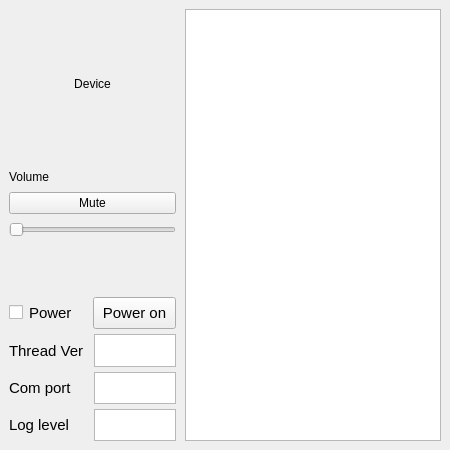
<?xml version="1.0" encoding="UTF-8"?>
<ui version="4.0">
 <class>MainWindow</class>
 <widget class="QMainWindow" name="MainWindow">
  <property name="geometry">
   <rect>
    <x>0</x>
    <y>0</y>
    <width>450</width>
    <height>450</height>
   </rect>
  </property>
  <property name="windowTitle">
   <string>MainWindow</string>
  </property>
  <widget class="QWidget" name="centralwidget">
   <layout class="QGridLayout" name="gridLayout" rowstretch="0" columnstretch="0">
    <property name="leftMargin">
     <number>0</number>
    </property>
    <property name="topMargin">
     <number>0</number>
    </property>
    <property name="rightMargin">
     <number>0</number>
    </property>
    <property name="bottomMargin">
     <number>0</number>
    </property>
    <property name="horizontalSpacing">
     <number>9</number>
    </property>
    <item row="0" column="0">
     <layout class="QHBoxLayout" name="horizontalLayout" stretch="2,0">
      <property name="spacing">
       <number>9</number>
      </property>
      <property name="leftMargin">
       <number>9</number>
      </property>
      <property name="topMargin">
       <number>9</number>
      </property>
      <property name="rightMargin">
       <number>9</number>
      </property>
      <property name="bottomMargin">
       <number>9</number>
      </property>
      <item>
       <layout class="QVBoxLayout" name="verticalLayout_3" stretch="2,1">
        <property name="spacing">
         <number>1</number>
        </property>
        <property name="leftMargin">
         <number>0</number>
        </property>
        <property name="topMargin">
         <number>0</number>
        </property>
        <property name="rightMargin">
         <number>0</number>
        </property>
        <item>
         <widget class="QStackedWidget" name="stackedWidget">
          <property name="currentIndex">
           <number>1</number>
          </property>
          <widget class="QWidget" name="page">
           <layout class="QVBoxLayout" name="verticalLayout_2">
            <property name="spacing">
             <number>6</number>
            </property>
            <property name="leftMargin">
             <number>0</number>
            </property>
            <property name="topMargin">
             <number>0</number>
            </property>
            <property name="rightMargin">
             <number>0</number>
            </property>
            <property name="bottomMargin">
             <number>6</number>
            </property>
            <item>
             <layout class="QVBoxLayout" name="verticalLayout" stretch="1">
              <item>
               <layout class="QVBoxLayout" name="verticalLayout_5" stretch="0,1,0,1">
                <item>
                 <widget class="QLabel" name="QRcode">
                  <property name="minimumSize">
                   <size>
                    <width>150</width>
                    <height>150</height>
                   </size>
                  </property>
                  <property name="autoFillBackground">
                   <bool>true</bool>
                  </property>
                  <property name="text">
                   <string>QR</string>
                  </property>
                  <property name="alignment">
                   <set>Qt::AlignCenter</set>
                  </property>
                 </widget>
                </item>
                <item>
                 <widget class="QLabel" name="labelParingCode">
                  <property name="text">
                   <string>Paring Code</string>
                  </property>
                 </widget>
                </item>
                <item>
                 <widget class="QPlainTextEdit" name="plainTextEditPairingCode">
                  <property name="sizePolicy">
                   <sizepolicy hsizetype="Preferred" vsizetype="Preferred">
                    <horstretch>0</horstretch>
                    <verstretch>0</verstretch>
                   </sizepolicy>
                  </property>
                  <property name="maximumSize">
                   <size>
                    <width>16777215</width>
                    <height>34</height>
                   </size>
                  </property>
                 </widget>
                </item>
                <item>
                 <widget class="QProgressBar" name="progressBar">
                  <property name="sizePolicy">
                   <sizepolicy hsizetype="Preferred" vsizetype="Fixed">
                    <horstretch>0</horstretch>
                    <verstretch>0</verstretch>
                   </sizepolicy>
                  </property>
                  <property name="value">
                   <number>24</number>
                  </property>
                 </widget>
                </item>
               </layout>
              </item>
             </layout>
            </item>
           </layout>
          </widget>
          <widget class="QWidget" name="page_2">
           <layout class="QVBoxLayout" name="verticalLayout_8">
            <property name="spacing">
             <number>0</number>
            </property>
            <property name="leftMargin">
             <number>0</number>
            </property>
            <property name="topMargin">
             <number>0</number>
            </property>
            <property name="rightMargin">
             <number>0</number>
            </property>
            <property name="bottomMargin">
             <number>0</number>
            </property>
            <item>
             <layout class="QVBoxLayout" name="verticalLayout_7" stretch="5,2,2">
              <property name="spacing">
               <number>12</number>
              </property>
              <property name="bottomMargin">
               <number>0</number>
              </property>
              <item>
               <layout class="QVBoxLayout" name="verticalLayout_9" stretch="2">
                <property name="bottomMargin">
                 <number>0</number>
                </property>
                <item>
                 <widget class="QLabel" name="labelDevicePicture">
                  <property name="sizePolicy">
                   <sizepolicy hsizetype="Preferred" vsizetype="Preferred">
                    <horstretch>0</horstretch>
                    <verstretch>0</verstretch>
                   </sizepolicy>
                  </property>
                  <property name="minimumSize">
                   <size>
                    <width>0</width>
                    <height>0</height>
                   </size>
                  </property>
                  <property name="frameShape">
                   <enum>QFrame::NoFrame</enum>
                  </property>
                  <property name="text">
                   <string>Device</string>
                  </property>
                  <property name="alignment">
                   <set>Qt::AlignCenter</set>
                  </property>
                 </widget>
                </item>
               </layout>
              </item>
              <item>
               <layout class="QVBoxLayout" name="verticalLayout_10" stretch="0,0,1">
                <property name="spacing">
                 <number>8</number>
                </property>
                <property name="topMargin">
                 <number>0</number>
                </property>
                <item>
                 <widget class="QLabel" name="labelDeviceVolume">
                  <property name="sizePolicy">
                   <sizepolicy hsizetype="Preferred" vsizetype="Preferred">
                    <horstretch>0</horstretch>
                    <verstretch>0</verstretch>
                   </sizepolicy>
                  </property>
                  <property name="text">
                   <string>Volume</string>
                  </property>
                  <property name="alignment">
                   <set>Qt::AlignLeading|Qt::AlignLeft|Qt::AlignVCenter</set>
                  </property>
                 </widget>
                </item>
                <item>
                 <widget class="QPushButton" name="pushButtonStatus">
                  <property name="text">
                   <string>Mute</string>
                  </property>
                 </widget>
                </item>
                <item>
                 <widget class="QSlider" name="horizontalSliderVolumeControl">
                  <property name="sizePolicy">
                   <sizepolicy hsizetype="Expanding" vsizetype="Preferred">
                    <horstretch>0</horstretch>
                    <verstretch>0</verstretch>
                   </sizepolicy>
                  </property>
                  <property name="orientation">
                   <enum>Qt::Horizontal</enum>
                  </property>
                 </widget>
                </item>
               </layout>
              </item>
              <item>
               <spacer name="horizontalSpacer">
                <property name="orientation">
                 <enum>Qt::Horizontal</enum>
                </property>
                <property name="sizeType">
                 <enum>QSizePolicy::Expanding</enum>
                </property>
                <property name="sizeHint" stdset="0">
                 <size>
                  <width>40</width>
                  <height>20</height>
                 </size>
                </property>
               </spacer>
              </item>
             </layout>
            </item>
           </layout>
          </widget>
          <widget class="QWidget" name="page_3"/>
         </widget>
        </item>
        <item>
         <layout class="QVBoxLayout" name="verticalLayout_4" stretch="1,1,1,1">
          <property name="spacing">
           <number>5</number>
          </property>
          <item>
           <layout class="QHBoxLayout" name="horizontalLayout_9" stretch="1,1">
            <property name="spacing">
             <number>1</number>
            </property>
            <item>
             <layout class="QHBoxLayout" name="horizontalLayout_6" stretch="0,0,1">
              <item>
               <widget class="QCheckBox" name="chkbox_auto">
                <property name="toolTip">
                 <string>&lt;html&gt;&lt;head/&gt;&lt;body&gt;&lt;p align=&quot;center&quot;&gt;&lt;span style=&quot; font-weight:600;&quot;&gt;If it is checked when Power On/Off,  auto-onboarding and auto-removing work&lt;/span&gt;&lt;/p&gt;&lt;/body&gt;&lt;/html&gt;</string>
                </property>
                <property name="text">
                 <string/>
                </property>
               </widget>
              </item>
              <item>
               <spacer name="verticalSpacer">
                <property name="orientation">
                 <enum>Qt::Vertical</enum>
                </property>
                <property name="sizeType">
                 <enum>QSizePolicy::Preferred</enum>
                </property>
                <property name="sizeHint" stdset="0">
                 <size>
                  <width>5</width>
                  <height>30</height>
                 </size>
                </property>
               </spacer>
              </item>
              <item>
               <widget class="QLabel" name="labelPower">
                <property name="font">
                 <font>
                  <pointsize>11</pointsize>
                 </font>
                </property>
                <property name="text">
                 <string>Power</string>
                </property>
               </widget>
              </item>
             </layout>
            </item>
            <item>
             <widget class="QPushButton" name="pushButtonDevicePower">
              <property name="sizePolicy">
               <sizepolicy hsizetype="Preferred" vsizetype="Preferred">
                <horstretch>0</horstretch>
                <verstretch>0</verstretch>
               </sizepolicy>
              </property>
              <property name="minimumSize">
               <size>
                <width>0</width>
                <height>0</height>
               </size>
              </property>
              <property name="maximumSize">
               <size>
                <width>16777215</width>
                <height>16777215</height>
               </size>
              </property>
              <property name="font">
               <font>
                <pointsize>11</pointsize>
               </font>
              </property>
              <property name="text">
               <string>Power on</string>
              </property>
             </widget>
            </item>
           </layout>
          </item>
          <item>
           <layout class="QHBoxLayout" name="horizontalLayout_8" stretch="1,1">
            <property name="spacing">
             <number>2</number>
            </property>
            <item>
             <widget class="QLabel" name="labelThreadVersion">
              <property name="font">
               <font>
                <pointsize>11</pointsize>
               </font>
              </property>
              <property name="text">
               <string>Thread Ver</string>
              </property>
             </widget>
            </item>
            <item>
             <widget class="QPlainTextEdit" name="plainTextEditThreadVersion">
              <property name="sizePolicy">
               <sizepolicy hsizetype="Preferred" vsizetype="Ignored">
                <horstretch>0</horstretch>
                <verstretch>0</verstretch>
               </sizepolicy>
              </property>
              <property name="minimumSize">
               <size>
                <width>0</width>
                <height>0</height>
               </size>
              </property>
              <property name="maximumSize">
               <size>
                <width>16777215</width>
                <height>16777215</height>
               </size>
              </property>
              <property name="font">
               <font>
                <pointsize>11</pointsize>
               </font>
              </property>
             </widget>
            </item>
           </layout>
          </item>
          <item>
           <layout class="QHBoxLayout" name="horizontalLayout_7" stretch="1,1">
            <property name="spacing">
             <number>2</number>
            </property>
            <item>
             <widget class="QLabel" name="labelComport">
              <property name="font">
               <font>
                <pointsize>11</pointsize>
               </font>
              </property>
              <property name="text">
               <string>Com port</string>
              </property>
             </widget>
            </item>
            <item>
             <widget class="QPlainTextEdit" name="plainTextEditComport">
              <property name="sizePolicy">
               <sizepolicy hsizetype="Preferred" vsizetype="Ignored">
                <horstretch>0</horstretch>
                <verstretch>0</verstretch>
               </sizepolicy>
              </property>
              <property name="minimumSize">
               <size>
                <width>0</width>
                <height>0</height>
               </size>
              </property>
              <property name="maximumSize">
               <size>
                <width>16777215</width>
                <height>16777215</height>
               </size>
              </property>
              <property name="font">
               <font>
                <pointsize>11</pointsize>
               </font>
              </property>
             </widget>
            </item>
           </layout>
          </item>
          <item>
           <layout class="QHBoxLayout" name="horizontalLayout_3" stretch="1,1">
            <property name="spacing">
             <number>2</number>
            </property>
            <item>
             <widget class="QLabel" name="labelDebugLevel">
              <property name="font">
               <font>
                <pointsize>11</pointsize>
               </font>
              </property>
              <property name="text">
               <string>Log level</string>
              </property>
             </widget>
            </item>
            <item>
             <widget class="QPlainTextEdit" name="plainTextEditDebugLevel">
              <property name="sizePolicy">
               <sizepolicy hsizetype="Preferred" vsizetype="Ignored">
                <horstretch>0</horstretch>
                <verstretch>0</verstretch>
               </sizepolicy>
              </property>
              <property name="minimumSize">
               <size>
                <width>0</width>
                <height>0</height>
               </size>
              </property>
              <property name="maximumSize">
               <size>
                <width>16777215</width>
                <height>16777215</height>
               </size>
              </property>
              <property name="font">
               <font>
                <pointsize>11</pointsize>
               </font>
              </property>
             </widget>
            </item>
           </layout>
          </item>
         </layout>
        </item>
       </layout>
      </item>
      <item>
       <widget class="QTextBrowser" name="textBrowserLog">
        <property name="sizePolicy">
         <sizepolicy hsizetype="Preferred" vsizetype="Preferred">
          <horstretch>0</horstretch>
          <verstretch>0</verstretch>
         </sizepolicy>
        </property>
       </widget>
      </item>
     </layout>
    </item>
   </layout>
  </widget>
 </widget>
 <resources/>
 <connections/>
</ui>
